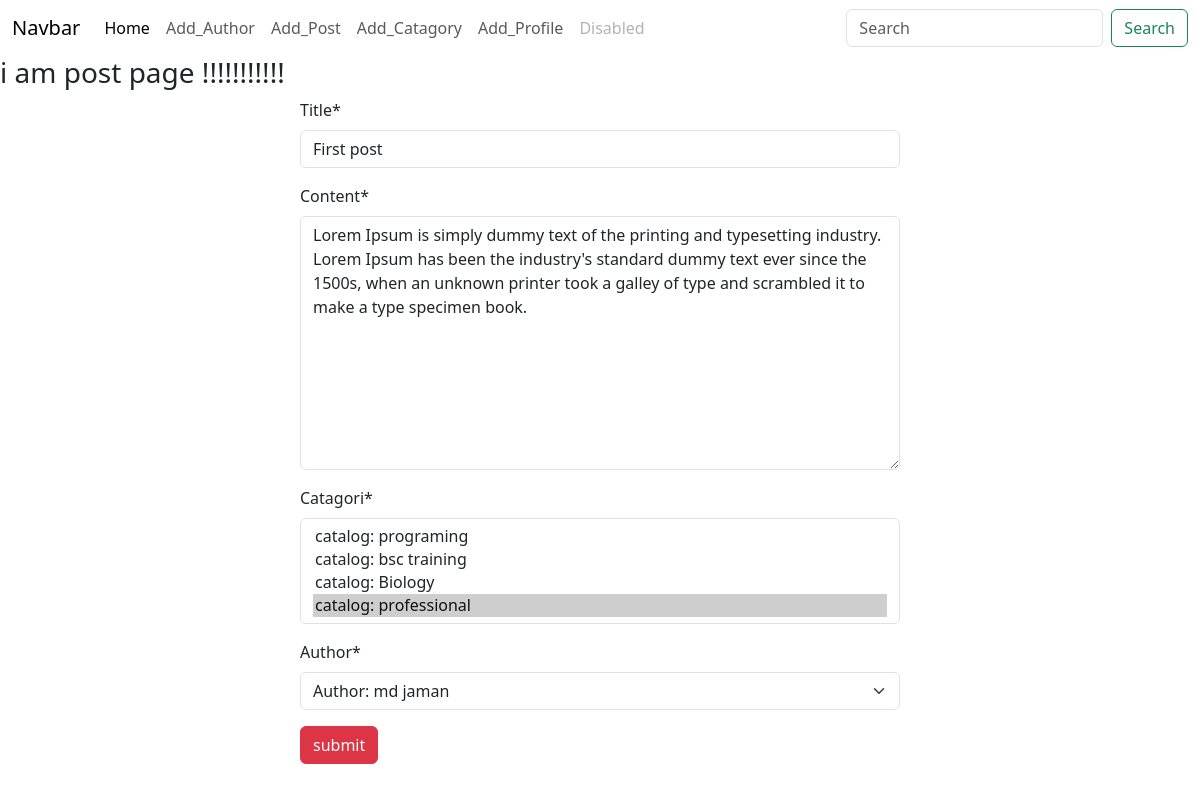
Page /post/edit/3/ on the earlier database version.
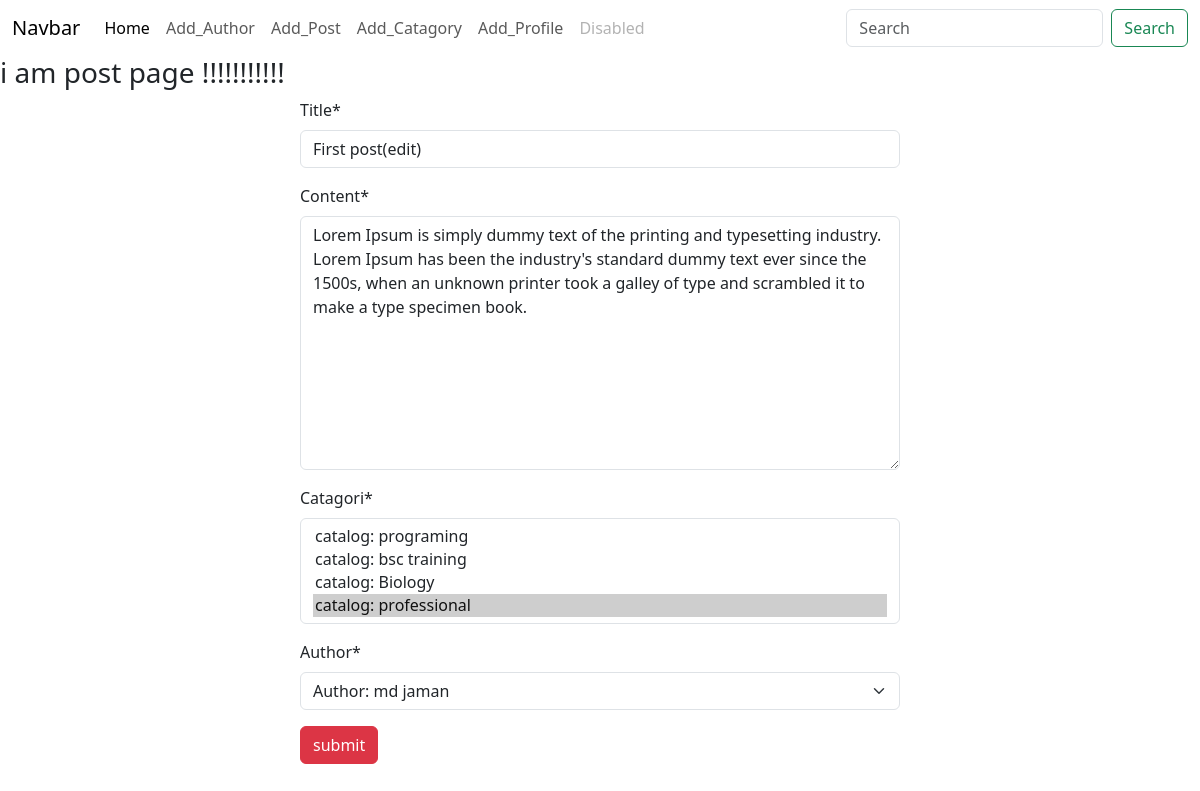
Same page on the later database version.
### posts/models.py (models this page shows, shortened)
class post(models.Model):
    title = models.CharField(max_length=25)
    content = models.TextField()
    catagori = models.ManyToManyField(catagori)
    author = models.ForeignKey(author,on_delete=models.CASCADE)

### posts/views.py (the view)
# urls.py: path('edit/<int:id>/',editpost,name="edit_page"),
def editpost(request,id):
   postdata = post.objects.get(pk=id)
   post_forms = post_form(instance=postdata)
   if request.method == 'POST':
         post_forms =  post_form(request.POST,instance=postdata)
         if post_forms.is_valid():
            post_forms.save()
            return redirect("home_page")
   return render(request, 'add_post.html', {'form' : post_forms})

### posts/forms.py
class post_form(forms.ModelForm):
    class Meta:
        model = post
        fields ='__all__'

### authors/models.py (called while the page is built)
    def __str__(self):
        return f"Author: {self.name}"

### catagories/models.py (called while the page is built)
    def __str__(self):
        return f"catalog: {self.name}"

### posts/templates/add_post.html (shortened to what this page needs)
{% extends "base.html" %}
{% load crispy_forms_tags %}
 {% block content %}
 <h3>i am post page !!!!!!!!!!!</h3>
<div style ="width:50%; margin:auto;">
    <form action="" method="POST">
    {{form | crispy }}
    <button class="btn btn-danger">submit</button>
    </form>
</div>
 {% endblock  %}

Differences in the rows shown:
changed post "Author: md jaman": title "First post" → "First post(edit)"
